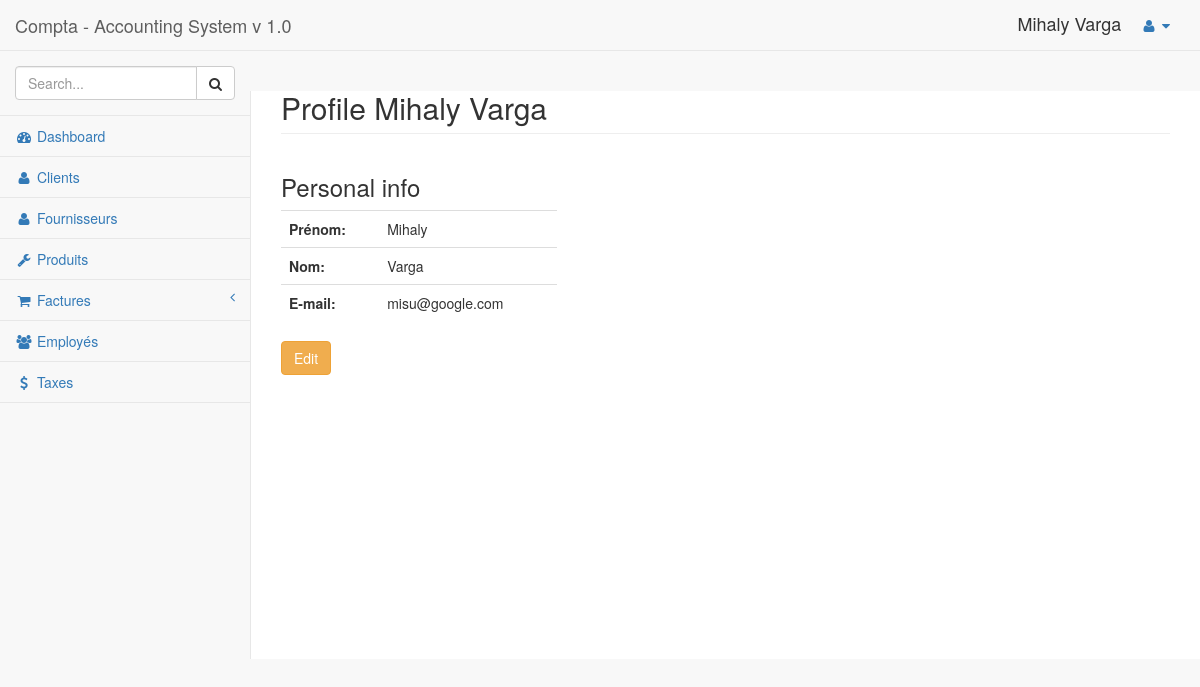
The app's page /profile.php (signed in) with its own data.
### tables this page shows
CREATE TABLE `users` (
  `user_id` int(11) NOT NULL,
  `username` varchar(255) NOT NULL,
  `password` varchar(255) NOT NULL,
  `user_nom` varchar(255) NOT NULL,
  `user_prenom` varchar(255) NOT NULL,
  `user_email` varchar(255) NOT NULL
);

### includes/profiles/user_profile.php (the view, shortened to what this page needs)
 <?php
        if(isset($_SESSION['user_id'])){
        $the_user_id  = $_SESSION['user_id'];
        $query = "SELECT * FROM users WHERE user_id = '{$the_user_id}' ";
        $select_user_profile_query = mysqli_query($connection, $query);
        while($row = mysqli_fetch_array($select_user_profile_query)){
        $user_id             = $row['user_id'];
        $user_nom            = $row['user_nom'];
        $user_prenom         = $row['user_prenom'];
        $user_email       = $row['user_email'];
        }
    }
?>
  <h2 class="page-header">Profile <?php echo $user_prenom." ".$user_nom;?></h2>
  <div class="row">
    <div class="col-md-4 col-sm-4 col-xs-6 personal-info">
      <h3>Personal info</h3>
       <table class="table table-hover">
  <tr>
    <th>Prénom: </th>
    <td><?php echo $user_prenom; ?></td>
  </tr>
  <tr>
    <th>Nom: </th>
    <td><?php echo $user_nom; ?></td>
  </tr>
  <tr>
    <th>E-mail: </th>
    <td><?php echo $user_email; ?></td>
  </tr>
</table>
    <a class='btn btn-warning' href='profile.php?source=edit_user&edit_user=<?php echo $user_id ?>'>Edit</a>
    </div>
    </div>

### css/dashboard.css (style rules this page uses)
body { background-color: #f8f8f8; }

### records on screen
users: user_prenom "Mihaly", user_nom "Varga", user_email "misu@google.com"

### other values on screen
$_SESSION['user_prenom'] "Mihaly"
$_SESSION['user_nom'] "Varga"
